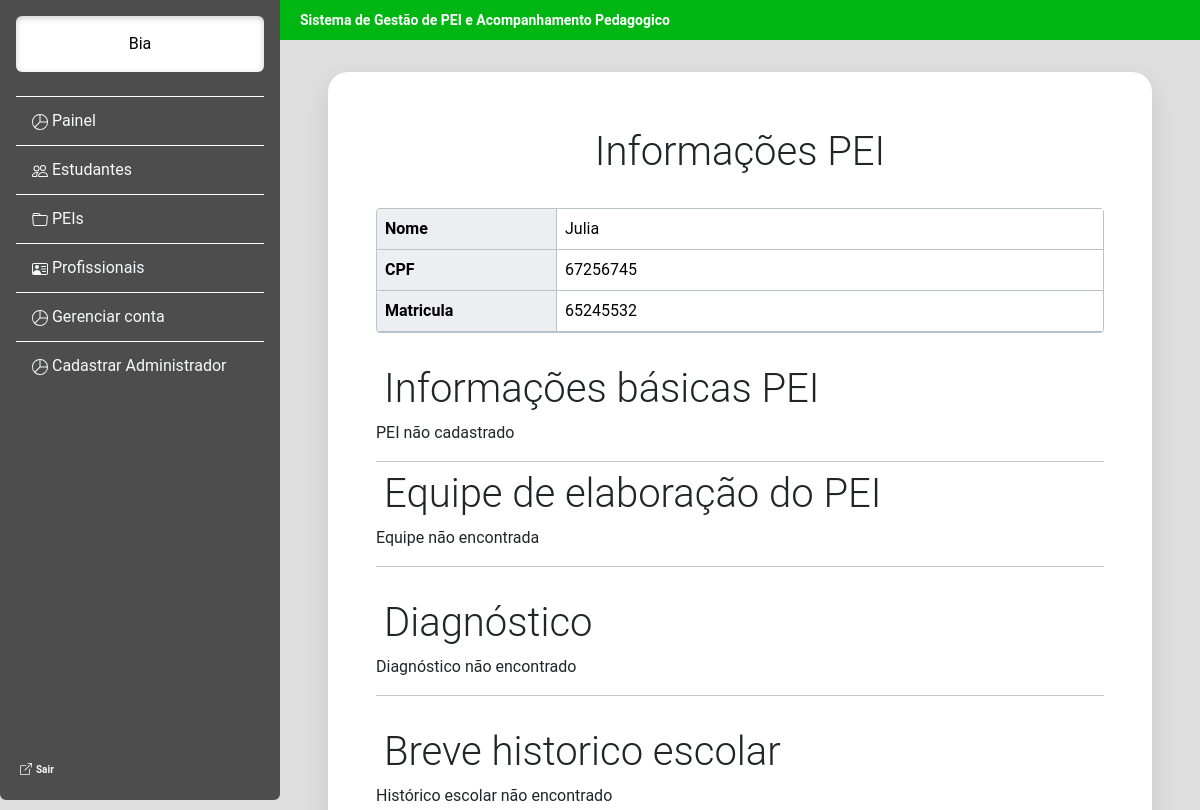
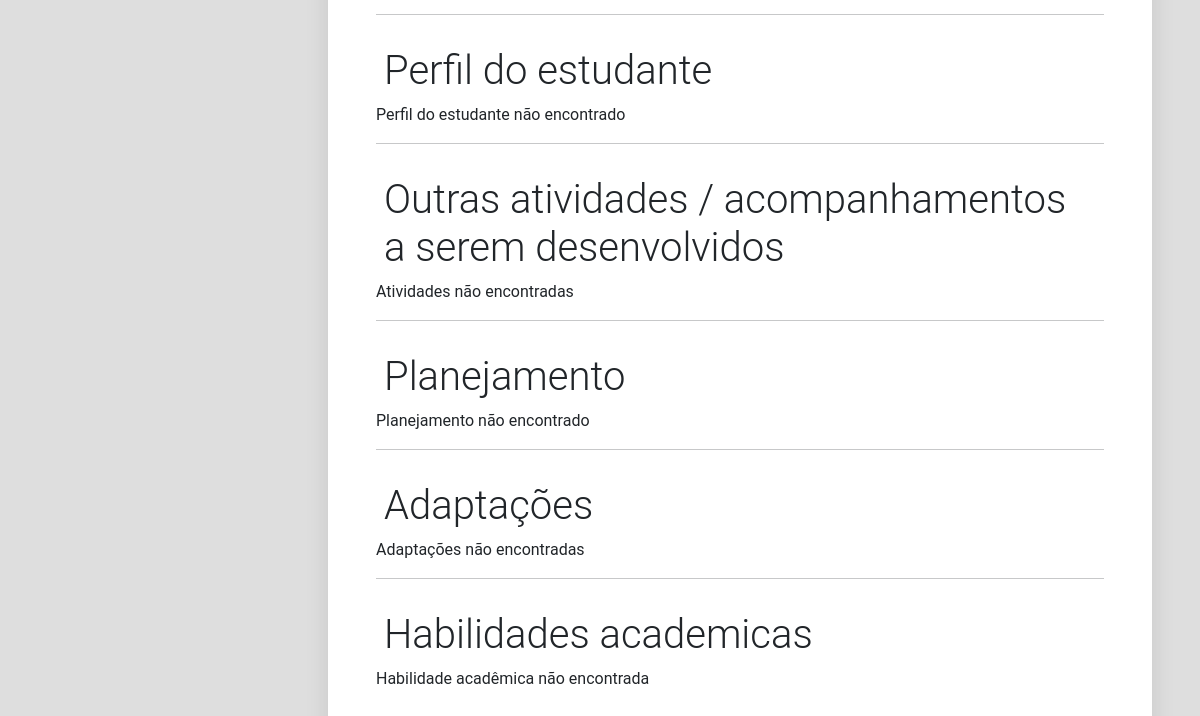
/estudante/dados_pei/65245532/ (signed in), run on an earlier commit of the app's database (2 pictures, top to bottom).
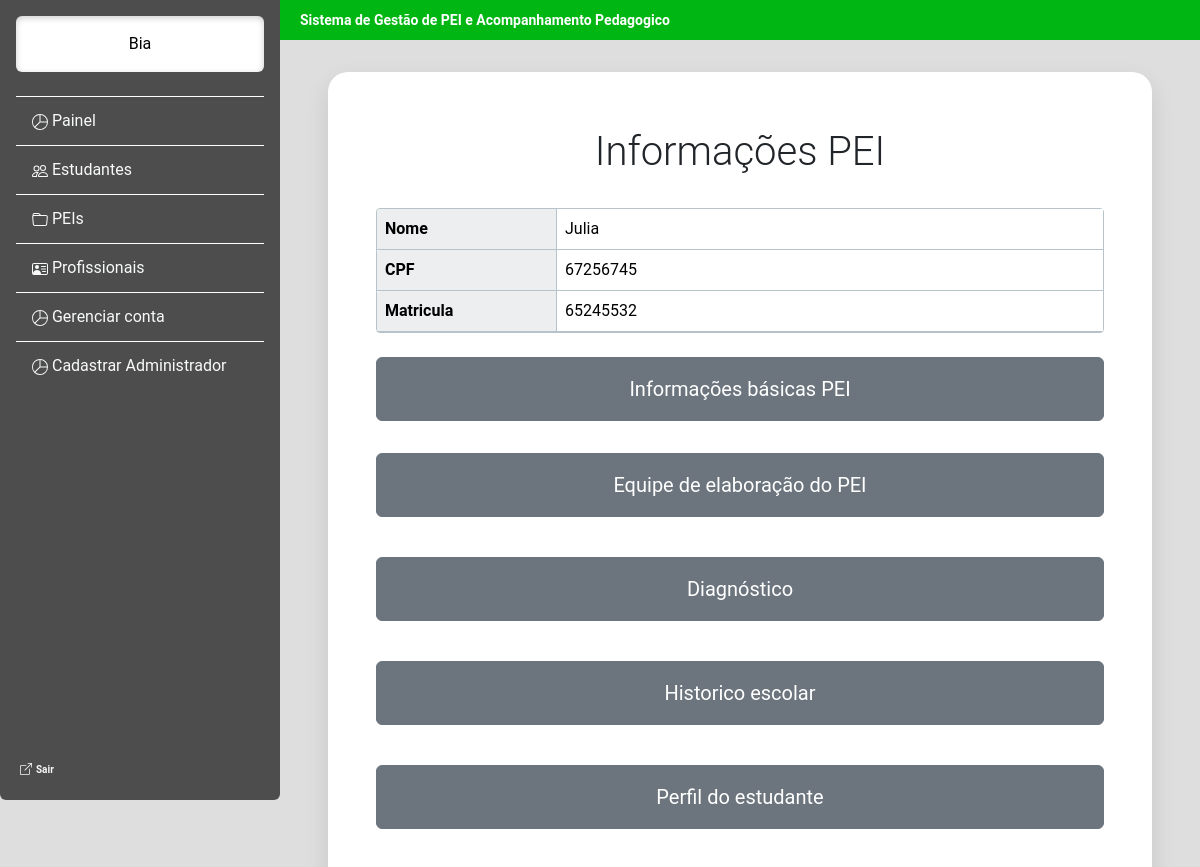
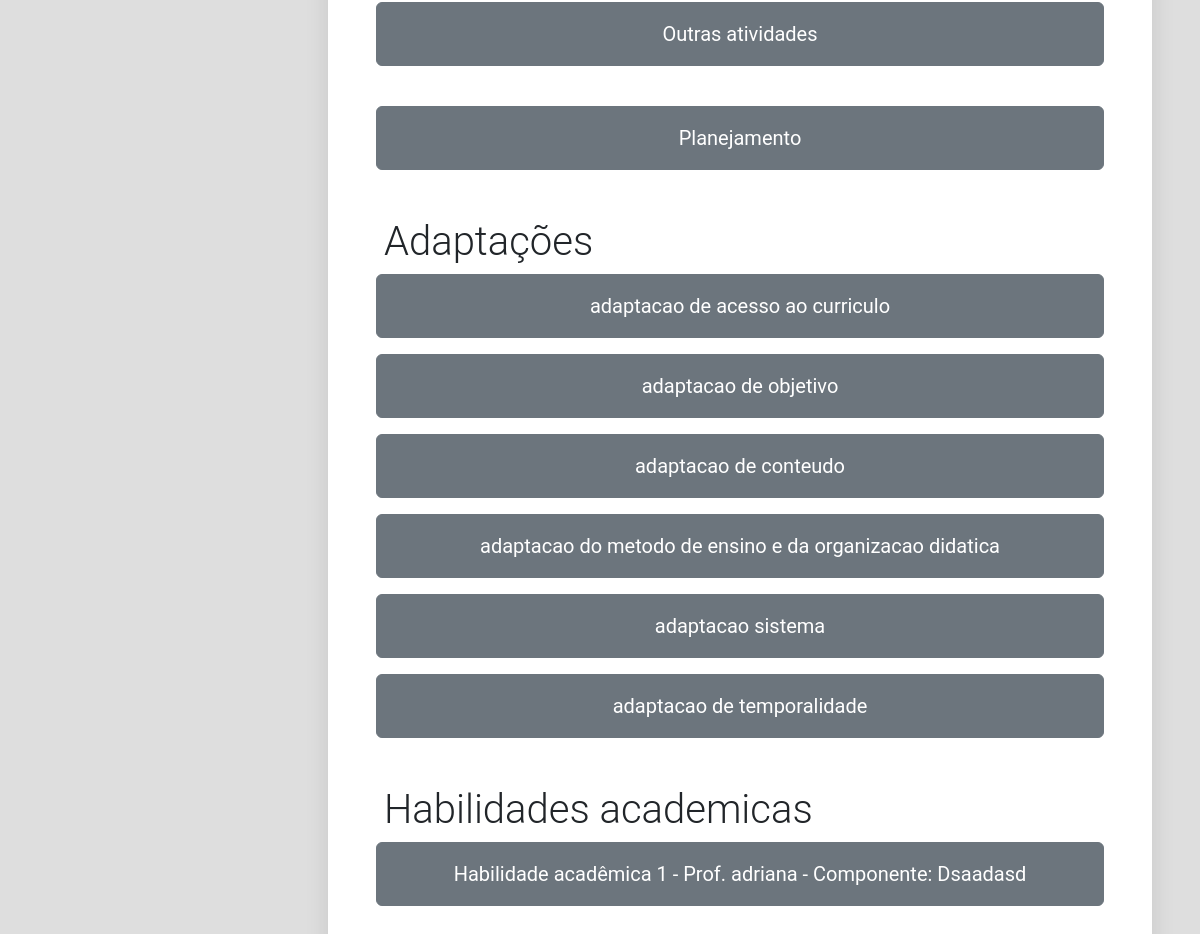
And on a later commit of the database (2 pictures, top to bottom).
### estudante/models.py (models this page shows, shortened)
class Usuario(AbstractUser):
    cpf = models.CharField(max_length=255, unique=True)

class Estudante(models.Model):
    cpf = models.CharField(max_length=255, unique=True)
    matricula = models.CharField(max_length=255, primary_key=True)
    nome = models.CharField(max_length=255)
    data_de_nascimento = models.DateField()
    curso = models.CharField(max_length=255)
    periodo = models.IntegerField()
    turma = models.CharField(max_length=255)
    ingresso = models.DateField()
    nota = models.FloatField()
    telefone = models.CharField(max_length=255)
    email = models.EmailField(unique=True)
    pai = models.CharField(max_length=255)
    mae = models.CharField(max_length=255)
    telefone_responsavel = models.CharField(max_length=255)
    email_responsavel = models.CharField(max_length=255)

class Checklist(models.Model):
    checklist = models.TextField()
    pergunta = models.TextField()
    estudante = models.ForeignKey(Estudante, on_delete=models.CASCADE)
    texto = models.TextField()

class HabilidadeAcademica(models.Model):
    componente_curricular = models.TextField()
    adaptacao_curricular = models.TextField()
    habilidade = models.TextField()
    objetivo = models.TextField()
    facilidade = models.TextField()
    dificuldade = models.TextField()
    procedimento = models.TextField()
    adaptacao = models.TextField()
    avaliacao = models.TextField()
    estudante =  models.ForeignKey(Estudante, on_delete=models.CASCADE)
    professor = models.ForeignKey(Professor, on_delete=models.CASCADE)

class Professor(models.Model):
    cpf = models.CharField(max_length=255, unique=True)
    nome = models.CharField(max_length=255)
    matricula = models.CharField(max_length=255, primary_key=True)
    data_de_nascimento = models.DateField()
    email = models.EmailField()
    telefone = models.CharField(max_length=255)
    def __str__(self):
        return f"{self.matricula} - {self.nome}"

### estudante/views.py (the view)
# urls.py: path("dados_pei/<str:matricula>/", views.dados_pei, name="dados_pei"),
@login_required(login_url="login1")
def dados_pei(request, matricula):
    lista = []
    lista2 = []
    numero = 0
    numero1 = 0
    estudante = get_object_or_404(Estudante, matricula=matricula)
    pei1 = PEI.objects.filter(estudante=estudante).first()
    formulario_pei = verificar_formulario(Pei, pei1)
    if formulario_pei:
        for formulario in formulario_pei.fields.keys():
            if formulario == "professor":
                formulario_pei.fields[formulario].widget.attrs["class"] = "form-select"
            if formulario == "tempo":
                formulario_pei.fields[formulario].widget.attrs["class"] = "form-control"
    funcionario_estudante = FuncionarioEstudante.objects.filter(estudante=estudante).values_list("funcionario_id", flat=True)
    if funcionario_estudante:
        equipe_pei = EquipePei1(initial={"funcionarios": funcionario_estudante})
    else:
        equipe_pei = None
    diagnostico1 = Diagnostico.objects.filter(estudante=estudante).first()
    formulario_diagnostico1 = verificar_formulario(FormularioDiagnostico, diagnostico1)
    if formulario_diagnostico1:
        for formulario in formulario_diagnostico1.fields.keys():
            formulario_diagnostico1.fields[formulario].widget.attrs["class"] = "form-control"
    historico_escolar1 = HistoricoEscolar.objects.filter(estudante=estudante).first()
    formulario_historico_escolar = verificar_formulario(FormularioHistoricoEscolar,
                                                       historico_escolar1)
    if formulario_historico_escolar:
        for formulario in formulario_historico_escolar.fields.keys():
            formulario_historico_escolar.fields[formulario].widget.attrs["class"] = "form-control"
            formulario_historico_escolar.fields["texto"].widget.attrs["id"] = "id_texto1"
    perfil_estudante1 = PerfilEstudante.objects.filter(estudante=estudante).first()
    formulario_perfil_estudante = verificar_formulario(FormularioPerfilEstudante,
                                                       perfil_estudante1)
    if formulario_perfil_estudante:
        for formulario in formulario_perfil_estudante.fields.keys():
            formulario_perfil_estudante.fields[formulario].widget.attrs["class"] = "form-control"
    checklist1 = Checklist.objects.filter(estudante=estudante)
    for checklist in checklist1:
        formulario_checklist = verificar_formulario(FormularioChecklist, checklist)
        if formulario_checklist:
            for formulario in formulario_checklist.fields.keys():
                formulario_checklist.fields[formulario].widget.attrs["class"] = "form-control"
            lista.append(formulario_checklist)
    for checklist3 in lista:
        numero += 1
        for formulario in checklist3.fields.keys():
            checklist3.fields[formulario].widget.attrs["id"] = f"{formulario}{numero}"
    atividade1 = Atividade.objects.filter(estudante=estudante).first()
    formulario_atividade = verificar_formulario(FormularioAtividade, atividade1)
    if formulario_atividade:
        for formulario in formulario_atividade.fields.keys():
            formulario_atividade.fields[formulario].widget.attrs["class"] = "form-control"
    planejamento1 = Planejamento.objects.filter(estudante=estudante).first()
    formulario_planejamento = verificar_formulario(FormularioPlanejamento, planejamento1)
    if formulario_planejamento:
        formulario_planejamento.fields["habilidade"].widget.attrs["id"] = "habilidade1"
        for formulario in formulario_planejamento.fields.keys():
            formulario_planejamento.fields[formulario].widget.attrs["class"] = "form-control"
    habilidade_academica1 = HabilidadeAcademica.objects.filter(estudante=estudante)
    if habilidade_academica1:
        for habilidade_academica2 in habilidade_academica1:
            formulario_habilidade_academica = FormularioHabilidadeAcademica(instance=habilidade_academica2)
            for formulario in formulario_habilidade_academica.fields.keys():
                if formulario == "professor":
                    formulario_habilidade_academica.fields[formulario].widget.attrs["class"] = "form-select"
                else:
                    formulario_habilidade_academica.fields[formulario].widget.attrs["class"] = "form-control"
                formulario_habilidade_academica.fields[formulario].widget.attrs["id"] = f"{formulario}{numero1}"
            lista2.append(formulario_habilidade_academica)
    dicionario = {"pei":formulario_pei, "equipe_pei":equipe_pei,
                  "diagnostico":formulario_diagnostico1,
                  "historico_escolar":formulario_historico_escolar,
                  "perfil_estudante":formulario_perfil_estudante,
                  "checklist":lista, "atividade":formulario_atividade,
                  "planejamento":formulario_planejamento,
                  "lista2":lista2,
                  "matricula":matricula, "estudante":estudante}
    return render(request, "dados_pei.html", dicionario)

### estudante/templates/dados_pei.html (shortened to what this page needs)
<!doctype html>
<html lang="pt-BR">
<head>
    <link href="https://cdn.jsdelivr.net/npm/bootstrap@5.3.8/dist/css/bootstrap.min.css" rel="stylesheet">
</head>
<body class="bg-cinza d-flex justify-content-center align-items-center min-vh-100">
    {% include 'barra_lateral.html' %}
    <main class="flex-grow-1 p-5">
        <div class="topbar fw-bold" style=" background-color: #00B612; color: #ffffff; font-size: 14px;">
            Sistema de Gestão de PEI e Acompanhamento Pedagogico
        </div>
        <br>
<div class="d-flex flex-column container-branco p-5 flex-shrink-0 p-3>
    <div class="box p-4 w-50">
        <div class="display-6 p-2 text-center">
            Informações PEI
        </div>
        <br>
        <table class="table w-100 mb-0 tabela-customizada">
            <thead>
                <tr>
                    <th style="width: 180px;">Nome</th>
                    <td>{{estudante.nome}}</td>
                </tr>
                <tr>
                    <th style="width: 180px;">CPF</th>
                    <td>{{estudante.cpf}}</td>
                </tr>
                <tr>
                    <th style="width: 180px;">Matricula</th>
                    <td>{{estudante.matricula}}</td>
                </tr>
            </thead>
        </table>
        <br>
        {% if pei %}
        <div class="mb-3">
            <p><button class="btn btn-secondary fs-5 w-100 py-3" commandfor="tela_pei" command="show-modal">Informações básicas PEI</button></p>
        </div>
            {% else %}
            <div class="display-6 p-2">Informações básicas PEI</div>
            <p>PEI não cadastrado</p>
            <hr class="w-100  m-0 p-0 border-dark">
            {% endif %}
        {% if equipe_pei %}
        <div class="mb-3">
            <button class="btn btn-secondary fs-5 w-100 py-3" commandfor="tela_equipe" command="show-modal">Equipe de
                elaboração do PEI
            </button>
        </div>
         {% else %}
            <div class="display-6 p-2">
                Equipe de elaboração do PEI
            </div>
            <p> Equipe não encontrada</p>
            <hr class="w-100  m-0 p-0 border-dark">
        {% endif %}
        <br>
        {% if diagnostico %}
    <div class="mb-3">
        <button class="btn btn-secondary fs-5 w-100 py-3" commandfor="tela_diagnostico" command="show-modal">
            Diagnóstico
        </button>
    </div>
        {% else %}
            <div class="display-6 p-2">
                Diagnóstico
            </div>
            <p>Diagnóstico não encontrado</p>
            <hr class="w-100  m-0 p-0 border-dark">
        {% endif %}
        <br>
        {% if historico_escolar %}
<div class="mb-3">
    <button class="btn btn-secondary fs-5 w-100 py-3" commandfor="tela_historico_escolar" command="show-modal">Historico
        escolar
    </button>
</div>
        {% else %}
             <div class="display-6 p-2">
                Breve historico escolar
            </div>
            <p>Histórico escolar não encontrado</p>
            <hr class="w-100  m-0 p-0 border-dark">
        {% endif %}
        <br>
        {% if perfil_estudante %}
<div class="mb-3">
    <button class="btn btn-secondary fs-5 w-100 py-3" commandfor="tela_perfil_estudante" command="show-modal">Perfil do
        estudante
    </button>
</div>
       {% else %}
        <div class="display-6 p-2">
            Perfil do estudante
        </div>
        <p>Perfil do estudante não encontrado</p>
        <hr class="w-100  m-0 p-0 border-dark">
        {% endif %}
        <br>
        {% if atividade %}
<div class="mb-3">
    <button class="btn btn-secondary fs-5 w-100 py-3" commandfor="tela_atividade" command="show-modal">Outras
        atividades
    </button>
</div>
        {% else %}
            <div class="display-6 p-2">
                Outras atividades / acompanhamentos a serem desenvolvidos
            </div>
            <p>Atividades não encontradas</p>
            <hr class="w-100  m-0 p-0 border-dark">
        {% endif %}
        <br>
        {% if planejamento %}
<div class="mb-3">
    <button class="btn btn-secondary fs-5 w-100 py-3" commandfor="tela_planejamento" command="show-modal">Planejamento
    </button>
</div>
        {% else %}
            <div class="display-6 p-2">
                Planejamento
            </div>
            <p>Planejamento não encontrado</p>
            <hr class="w-100  m-0 p-0 border-dark">
        {% endif %}
        <br>
        <div class="display-6 p-2">
            Adaptações
        </div>
        {% if checklist %}
        {% for adaptacao in checklist %}
        <div class="mb-3">
            <button class="btn btn-secondary fs-5 w-100 py-3" commandfor="tela_checklist{{forloop.counter}}" command="show-modal">
                {{adaptacao.instance.checklist}}
            </button>
        </div>
        {% endfor %}
        {% else %}
        <p>Adaptações não encontradas</p>
        <hr class="w-100  m-0 p-0 border-dark">
        {% endif %}
        <br>
         <div class="display-6 p-2">
            Habilidades academicas
         </div>
        {% if lista2 %}
        {% for habilidade_academica in lista2 %}
        <div class="mb-3">
            <button class="btn btn-secondary fs-5 w-100 py-3" commandfor="tela_habilidade_academica{{forloop.counter}}"
                    command="show-modal">Habilidade acadêmica {{forloop.counter}} - Prof. {{habilidade_academica.instance.professor.nome}} - Componente: {{habilidade_academica.instance.componente_curricular}}</button>
        </div>
            {% endfor %}
            {% else %}
            <p>Habilidade acadêmica não encontrada</p>
            {% endif %}
    </main>
</body>
</html>

### estudante/templates/barra_lateral.html (shortened to what this page needs)
<!DOCTYPE html>
<html lang="pt-BR">
<head>
    <link href="https://cdn.jsdelivr.net/npm/bootstrap@5.3.8/dist/css/bootstrap.min.css" rel="stylesheet">
</head>
<body>
    <div class="barra-lateral d-flex flex-column flex-shrink-0 p-3 vh-100 rounded-bottom">
        <a class="nav-link text-center text-black rounded bg-white p-3" style="box-shadow: inset 0 2px 6px rgba(0,0,0,0.2);" > {{ request.user.first_name }} </a>
        <br>
        <ul class="barra-lateral-link nav nav-pills flex-column mb-auto">
            <li class="nav-item">
                <a href="/estudante/painel_administrador/#" class="nav-link link-light" aria-current="page">
                    <svg xmlns="http://www.w3.org/2000/svg" width="16" height="16" fill="currentColor" class="bi bi-pie-chart" viewBox="0 0 16 16">
                      <path d="M7.5 1.018a7 7 0 0 0-4.79 11.566L7.5 7.793zm1 0V7.5h6.482A7 7 0 0 0 8.5 1.018M14.982 8.5H8.207l-4.79 4.79A7 7 0 0 0 14.982 8.5M0 8a8 8 0 1 1 16 0A8 8 0 0 1 0 8"/>
                    </svg>
                    Painel
                </a>
            </li>
            <li>
                <a href="/estudante/gerenciar_estudante/#" class="nav-link link-light">
                    Estudantes
                </a>
            </li>
            <li>
                <a href="/estudante/gerenciar_pei/#" class="nav-link link-light">
                    PEIs
                </a>
            </li>
            <li>
                <a href="/estudante/gerenciar_funcionario/#" class="nav-link link-light">
                    Profissionais
                </a>
            </li>
            <li class="nav-item">
                <a href="{% url 'gerenciar_conta' %}" class="nav-link link-light" aria-current="page">
                    <svg xmlns="http://www.w3.org/2000/svg" width="16" height="16" fill="currentColor" class="bi bi-pie-chart" viewBox="0 0 16 16">
                      <path d="M7.5 1.018a7 7 0 0 0-4.79 11.566L7.5 7.793zm1 0V7.5h6.482A7 7 0 0 0 8.5 1.018M14.982 8.5H8.207l-4.79 4.79A7 7 0 0 0 14.982 8.5M0 8a8 8 0 1 1 16 0A8 8 0 0 1 0 8"/>
                    </svg>
                    Gerenciar conta
                </a>
            </li>
            <li class="nav-item">
                <a href="{% url 'cadastro_sistema' %}" class="nav-link link-light" aria-current="page">
                    <svg xmlns="http://www.w3.org/2000/svg" width="16" height="16" fill="currentColor" class="bi bi-pie-chart" viewBox="0 0 16 16">
                      <path d="M7.5 1.018a7 7 0 0 0-4.79 11.566L7.5 7.793zm1 0V7.5h6.482A7 7 0 0 0 8.5 1.018M14.982 8.5H8.207l-4.79 4.79A7 7 0 0 0 14.982 8.5M0 8a8 8 0 1 1 16 0A8 8 0 0 1 0 8"/>
                    </svg>
                    Cadastrar Administrador
                </a>
            </li>
        </ul>
        <div class="mt-auto">
            <a href="{% url 'sair' %}" class="nav-link link-light p-1">
                <strong class="txt-ot"> Sair </strong>
            </a>
        </div>
    </div>
</body>
</html>

What changed in the data, as far as the page shows it:
added Checklist: instance.checklist "adaptacao de acesso ao curriculo"
added Checklist: instance.checklist "adaptacao de objetivo"
added Checklist: instance.checklist "adaptacao de conteudo"
added Checklist: instance.checklist "adaptacao do metodo de ensino e da organizacao didatica"
added Checklist: instance.checklist "adaptacao sistema"
added Checklist: instance.checklist "adaptacao de temporalidade"
added HabilidadeAcademica: instance.professor.nome "adriana", instance.componente_curricular "Dsaadasd"
Also different on the page:
text no longer shown: "PEI não cadastrado Equipe não encontrada Diagnóstico não encontrado Breve historico escolar Histórico escolar não encontrado Perfil do estudante não encontrado Outras atividades / acompanhamentos a serem desenvolvidos Atividades não encontradas Planejamento não encontrado Adaptações não encontradas Habilidade acadêmica não encontrada"
text now shown: "Historico escolar Outras atividades"
new list line: "Habilidade acadêmica 1 - Prof. - Componente:"
